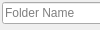
         <widget class="QWidget" name="page">
          <property name="geometry">
           <rect>
            <x>0</x>
            <y>0</y>
            <width>100</width>
            <height>30</height>
           </rect>
          </property>
          <attribute name="label">
           <string>Folder</string>
          </attribute>
          <widget class="QWidget" name="formLayoutWidget_4">
           <property name="geometry">
            <rect>
             <x>0</x>
             <y>0</y>
             <width>261</width>
             <height>76</height>
            </rect>
           </property>
           <layout class="QFormLayout" name="formLayout_7">
            <property name="leftMargin">
             <number>2</number>
            </property>
            <property name="topMargin">
             <number>2</number>
            </property>
            <property name="rightMargin">
             <number>2</number>
            </property>
            <property name="bottomMargin">
             <number>2</number>
            </property>
            <item row="2" column="0" colspan="2">
             <widget class="QLineEdit" name="foldername_lineinput">
              <property name="placeholderText">
               <string>Folder Name</string>
              </property>
             </widget>
            </item>
            <item row="3" column="0">
             <widget class="QPushButton" name="addfolder_button">
              <property name="enabled">
               <bool>false</bool>
              </property>
              <property name="font">
               <font>
                <pointsize>10</pointsize>
                <weight>50</weight>
                <bold>false</bold>
               </font>
              </property>
              <property name="text">
               <string>add Folder</string>
              </property>
             </widget>
            </item>
           </layout>
          </widget>
         </widget>
